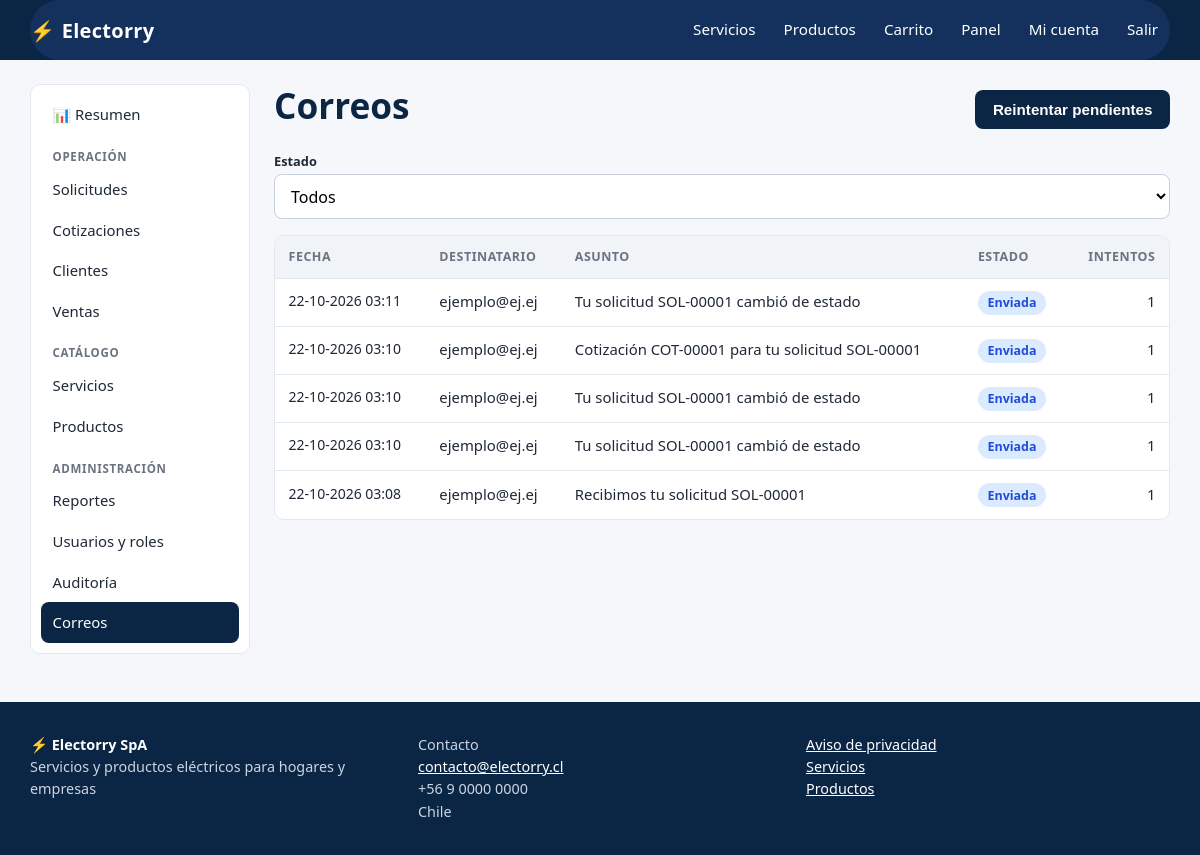
The page /panel/notificaciones/ (signed in) on the database its author committed.
### apps/usuarios/models.py (models this page shows, shortened)
class Usuario(AbstractUser):
    username = None
    email = models.EmailField("correo electrónico", unique=True)
    telefono = models.CharField("teléfono", max_length=20, blank=True)
    rol = models.CharField(max_length=10, choices=Rol.choices, default=Rol.CLIENTE, db_index=True)
    acepta_privacidad = models.BooleanField("acepta aviso de privacidad", default=False)
    fecha_privacidad = models.DateTimeField(null=True, blank=True)
    anonimizado = models.BooleanField(default=False)
    USERNAME_FIELD = "email"
    REQUIRED_FIELDS = []
    objects = UsuarioManager()
    class Meta:
        ordering = ["last_name", "first_name"]
        verbose_name = "usuario"
        verbose_name_plural = "usuarios"
    @property
    def es_admin(self):
        return self.rol == Rol.ADMIN
    @property
    def es_personal(self):
        return self.rol in (Rol.ADMIN, Rol.INTERNO)

### apps/notificaciones/models.py (models this page shows, shortened)
class Notificacion(models.Model):
    class Estado(models.TextChoices):
        PENDIENTE = "PENDIENTE", "Pendiente"
        ENVIADA = "ENVIADA", "Enviada"
        FALLIDA = "FALLIDA", "Fallida"
    destinatario = models.EmailField()
    asunto = models.CharField(max_length=200)
    cuerpo = models.TextField()
    evento = models.CharField(max_length=50, blank=True)
    estado = models.CharField(max_length=10, choices=Estado.choices, default=Estado.PENDIENTE, db_index=True)
    intentos = models.PositiveSmallIntegerField(default=0)
    ultimo_error = models.TextField(blank=True)
    creada = models.DateTimeField(auto_now_add=True)
    enviada_en = models.DateTimeField(null=True, blank=True)
    class Meta:
        ordering = ["-creada"]
        verbose_name = "notificación"
        verbose_name_plural = "notificaciones"

### apps/panel/views.py (the view)
# urls.py: path("notificaciones/", v.notificaciones_lista, name="notificaciones"),
@rol_requerido(*SOLO_ADMIN)
def notificaciones_lista(request):
    if request.method == "POST":
        n = notif_services.reintentar_pendientes()
        messages.success(request, f"Reintento completado: {n} correo(s) enviado(s).")
        return redirect("panel:notificaciones")
    estado = request.GET.get("estado", "")
    qs = Notificacion.objects.all()
    if estado in dict(Notificacion.Estado.choices):
        qs = qs.filter(estado=estado)
    pagina = Paginator(qs, 30).get_page(request.GET.get("pagina"))
    return render(request, "panel/notificaciones_lista.html", {"seccion": "notificaciones", "pagina": pagina, "estado": estado, "estados": Notificacion.Estado.choices})

### apps/core/context_processors.py (called while the page is built)
def sitio(request):
    carrito_items = 0
    carrito = request.session.get("carrito") if hasattr(request, "session") else None
    if carrito:
        carrito_items = sum(int(c) for c in carrito.values())
    return {
        "EMPRESA": settings.EMPRESA,
        "IVA": settings.IVA_PORCENTAJE,
        "carrito_items": carrito_items,
    }

### apps/core/permisos.py (called while the page is built)
def rol_requerido(*roles):
    def decorador(vista):
        @wraps(vista)
        def envoltura(request, *args, **kwargs):
            if not request.user.is_authenticated:
                return redirect_to_login(request.get_full_path())
            if request.user.rol not in roles:
                registrar_acceso_denegado(request)
                raise PermissionDenied
            return vista(request, *args, **kwargs)
        return envoltura
    return decorador

### apps/core/templatetags/electorry.py (called while the page is built)
@register.filter
def estado_css(valor):
    return str(valor).lower().replace("_", "-")

### templates/panel/notificaciones_lista.html (shortened to what this page needs)
{% extends "panel/base.html" %}{% load electorry %}
{% block panel %}
<div class="row between"><h1>Correos</h1>
<form method="post">{% csrf_token %}<button class="btn secondary" type="submit">Reintentar pendientes</button></form></div>
<form class="filters" method="get"><div><label for="estado">Estado</label><select id="estado" name="estado" onchange="this.form.submit()"><option value="">Todos</option></select></div></form>
<div class="table-wrap"><table><thead><tr><th>Fecha</th><th>Destinatario</th><th>Asunto</th><th>Estado</th><th class="num">Intentos</th></tr></thead><tbody>
{% for n in pagina %}<tr><td class="small">{{ n.creada|date:"d-m-Y H:i" }}</td><td>{{ n.destinatario }}</td><td>{{ n.asunto }}{% if n.ultimo_error %}<br><span class="small" style="color:var(--err)">{{ n.ultimo_error }}</span>{% endif %}</td><td><span class="estado estado-{{ n.estado|estado_css }}">{{ n.get_estado_display }}</span></td><td class="num">{{ n.intentos }}</td></tr>
{% empty %}<tr><td colspan="5" class="empty">Sin correos.</td></tr>{% endfor %}</tbody></table></div>
{% endblock %}

### templates/base.html (shortened to what this page needs)
{% load static electorry %}<!doctype html>
<html lang="es">
<head>
  <link rel="stylesheet" href="{% static 'css/app.css' %}">
</head>
<body>
<header class="site-header">
  <div class="container bar" id="barra-navegacion">
    <a class="brand" href="{% url 'core:inicio' %}"><span class="bolt">⚡</span> Electorry</a>
    <nav class="nav" aria-label="Principal">
      <a href="{% url 'catalogo:lista' %}">Servicios</a>
      <a href="{% url 'tienda:lista' %}">Productos</a>
      <a href="{% url 'tienda:carrito' %}">Carrito{% if carrito_items %}<span class="badge-n">{{ carrito_items }}</span>{% endif %}</a>
      {% if user.is_authenticated %}
        {% if user.es_personal %}
          <a href="{% url 'panel:dashboard' %}">Panel</a>
        {% else %}
          <a href="{% url 'solicitudes:mis_solicitudes' %}">Mis solicitudes</a>
          <a href="{% url 'tienda:mis_compras' %}">Mis compras</a>
        {% endif %}
        <a href="{% url 'usuarios:perfil' %}">{{ user.first_name|default:"Mi cuenta" }}</a>
        <form method="post" action="{% url 'usuarios:logout' %}" style="display:inline">{% csrf_token %}<button class="linklike" type="submit" style="color:#fff;padding:.5rem .75rem">Salir</button></form>
      {% else %}
        <a href="{% url 'usuarios:login' %}">Ingresar</a>
        <a class="cta" href="{% url 'usuarios:registro' %}">Crear cuenta</a>
      {% endif %}
    </nav>
  </div>
</header>
<main id="contenido" class="container">
  {% block content %}{% endblock %}
</main>
<footer class="site-footer">
  <div class="container footer-grid">
    <div><strong style="color:#fff">⚡ {{ EMPRESA.nombre }}</strong><br>{{ EMPRESA.eslogan }}</div>
    <div>Contacto<br><a href="mailto:{{ EMPRESA.email }}">{{ EMPRESA.email }}</a><br>{{ EMPRESA.telefono }}<br>{{ EMPRESA.direccion }}</div>
    <div><a href="{% url 'core:privacidad' %}">Aviso de privacidad</a><br><a href="{% url 'catalogo:lista' %}">Servicios</a><br><a href="{% url 'tienda:lista' %}">Productos</a></div>
  </div>
</footer>
</body>
</html>

### static/css/app.css (style rules this page uses)
:root { --navy: #0b2545; --navy-2: #13315c; --amber: #f5b301; --amber-d: #d99a00; --ink: #1f2937; --muted: #6b7280; --bg: #f5f7fa; --card: #fff; --line: #e3e8ef; --ok: #15803d; --ok-bg: #dcfce7; --warn: #a16207; --warn-bg: #fef3c7; --err: #b91c1c; --err-bg: #fee2e2; --info: #1d4ed8; --info-bg: #dbeafe; --radius: 10px; --shadow: 0 1px 3px rgba(11,37,69,.08), 0 4px 14px rgba(11,37,69,.06); }
*, *::before, *::after { box-sizing: border-box; }
html { scroll-behavior: smooth; }
body { margin: 0; font: 16px/1.55 system-ui, -apple-system, "Segoe UI", Roboto, sans-serif; color: var(--ink); background: var(--bg); }
a { color: var(--navy-2); }
h1, h2, h3 { line-height: 1.2; color: var(--navy); margin: 0 0 .6rem; }
h1 { font-size: clamp(1.6rem, 3vw, 2.2rem); }
.container { width: min(1140px, 100% - 2rem); margin-inline: auto; }
.small { font-size: .875rem; }
.stack > * + * { margin-top: 1rem; }
.row { display: flex; gap: .75rem; flex-wrap: wrap; align-items: center; }
.row.between { justify-content: space-between; }
.site-header { background: var(--navy); color: #fff; position: sticky; top: 0; z-index: 20; }
.site-header a { color: #fff; text-decoration: none; }
.site-header .bar { display: flex; align-items: center; gap: 1rem; min-height: 60px; }
#barra-navegacion { background-color: #13315c; }
.brand { font-weight: 800; font-size: 1.25rem; letter-spacing: .3px; display: flex; align-items: center; gap: .4rem; }
.brand .bolt { color: var(--amber); }
.nav { display: flex; gap: .25rem; align-items: center; margin-left: auto; flex-wrap: wrap; }
.nav a, .nav button.linklike { padding: .5rem .75rem; border-radius: 8px; color: #fff; font-size: .95rem; }
button.linklike { background: none; border: 0; cursor: pointer; font: inherit; }
main { padding: 1.5rem 0 3rem; min-height: 60vh; }
.site-footer { background: var(--navy); color: #cbd5e1; padding: 2rem 0; font-size: .9rem; }
.site-footer a { color: #fff; }
.footer-grid { display: grid; gap: 1.5rem; grid-template-columns: repeat(auto-fit, minmax(220px, 1fr)); }
.btn { display: inline-block; border: 0; cursor: pointer; background: var(--amber); color: var(--navy); font-weight: 700; padding: .65rem 1.1rem; border-radius: 8px; text-decoration: none; font-size: .95rem; line-height: 1.2; }
.btn.secondary { background: var(--navy); color: #fff; }
.field input:not([type=checkbox]):not([type=radio]):not([type=file]), .field select, .field textarea, .filters input, .filters select { width: 100%; padding: .6rem .75rem; border: 1px solid #c7d0dc; border-radius: 8px; font: inherit; background: #fff; }
.filters { display: flex; gap: .6rem; flex-wrap: wrap; align-items: end; margin-bottom: 1rem; }
.filters > div { flex: 1 1 150px; }
.filters label { font-size: .8rem; font-weight: 600; display: block; margin-bottom: .15rem; }
.table-wrap { overflow-x: auto; background: var(--card); border: 1px solid var(--line); border-radius: var(--radius); }
table { width: 100%; border-collapse: collapse; font-size: .93rem; }
th, td { padding: .7rem .85rem; text-align: left; border-bottom: 1px solid var(--line); vertical-align: top; }
th { background: #f0f3f8; font-size: .78rem; text-transform: uppercase; letter-spacing: .04em; color: var(--muted); white-space: nowrap; }
tr:last-child td { border-bottom: 0; }
td.num, th.num { text-align: right; white-space: nowrap; }
.estado { display: inline-block; padding: .15rem .6rem; border-radius: 99px; font-size: .78rem; font-weight: 700; white-space: nowrap; background: #e5e7eb; color: #374151; }
.estado-en-revision, .estado-enviada, .estado-en-ejecucion { background: var(--info-bg); color: var(--info); }
.bar { background: #eef2f7; border-radius: 99px; height: 12px; overflow: hidden; }

### rows shown on the page
Usuario: first_name "Mi cuenta"
Notificacion: creada "22-10-2026 03:11", destinatario "ejemplo@ej.ej", asunto "Tu solicitud SOL-00001 cambió de estado", estado "Enviada", intentos "1"
Notificacion: creada "22-10-2026 03:10", destinatario "ejemplo@ej.ej", asunto "Cotización COT-00001 para tu solicitud SOL-00001", estado "Enviada", intentos "1"
Notificacion: creada "22-10-2026 03:10", destinatario "ejemplo@ej.ej", asunto "Tu solicitud SOL-00001 cambió de estado", estado "Enviada", intentos "1"
Notificacion: creada "22-10-2026 03:10", destinatario "ejemplo@ej.ej", asunto "Tu solicitud SOL-00001 cambió de estado", estado "Enviada", intentos "1"
Notificacion: creada "22-10-2026 03:08", destinatario "ejemplo@ej.ej", asunto "Recibimos tu solicitud SOL-00001", estado "Enviada", intentos "1"

### other values the page prints
{{ EMPRESA.nombre }} "Electorry SpA"
{{ EMPRESA.eslogan }} "Servicios y productos eléctricos para hogares y empresas"
{{ EMPRESA.email }} "contacto@electorry.cl"
{{ EMPRESA.telefono }} "+56 9 0000 0000"
{{ EMPRESA.direccion }} "Chile"
